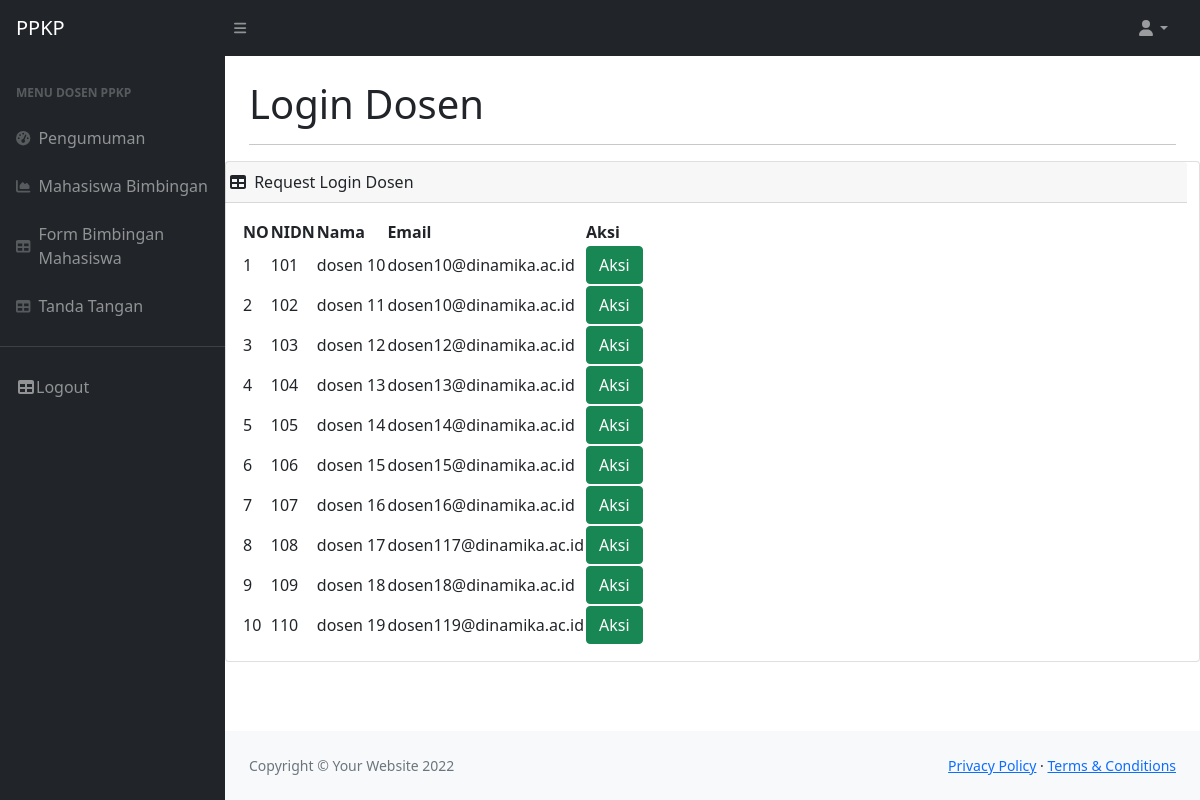
/Request-Login-Dosen.php, run on the app's committed database.
### tables this page shows
CREATE TABLE `dosen` (
  `id` bigint(20) UNSIGNED NOT NULL,
  `id_user` int(11) NOT NULL,
  `nidn` bigint(20) NOT NULL,
  `prodi` varchar(100) NOT NULL,
  `name` varchar(255) NOT NULL,
  `email` varchar(255) NOT NULL,
  `status` varchar(255) NOT NULL,
  `status_akun` varchar(50) NOT NULL
);

### Request-Login-Dosen.php (the view, shortened to what this page needs)
<!DOCTYPE html>
<html lang="en">
    <head>
        <link href="https://cdn.jsdelivr.net/npm/simple-datatables@latest/dist/style.css" rel="stylesheet" />
        <link href="css/styles.css" rel="stylesheet" />
        <link href="vendor/fontawesome-free/css/all.min.css" rel="stylesheet" type="text/css">
    </head>
    <body class="sb-nav-fixed">
    <?php
        require('_partial/navbar.php');
            require('_partial/sidebar.php');
            ?>
                <main>
                    <div class="container-fluid px-4">
                        <h1 class="mt-4">Login Dosen</h1>
                        <hr>
                    </div>
                    <div class="card mb-4">
                        <div class="row col-md-12">
                            <div class="card-header col-md-12">
                                <i class="fas fa-table me-1"></i>
                               Request Login Dosen
                            </div>
                        </div>
                            <div class="card-body">
                                <table id="datatablesSimple">
                                    <thead>
                                        <tr>
                                            <th>NO</th>
                                            <th>NIDN</th>
                                            <th>Nama</th>
                                            <th>Email</th>
                                            <th>Aksi</th>
                                        </tr>
                                    </thead>
                                    <tbody>
                                    <?php
                       $no=1;
                          $sql = 'Select * from Dosen where status_akun= "RequestLogin"';
                          $query = mysqli_query($koneksi, $sql);
                             while ($row = mysqli_fetch_array($query))
                                {
                                 ?>
                                  <tr>
                                  <td><?php echo $no++;?></td>
                                      <td><?php echo $row['nidn'];?></td>
                                      <td><?php echo $row['name'];?></td>
                                      <td><?php echo $row['email'];?></td>
                                      <td><a class="btn btn-success" data-toggle="modal" data-target="#exampleModal1<?php echo $row['id'];?>">Aksi</a></td>
                                  </tr>
                          <?php
                            }
                            ?>
                                    </tbody>
                                </table>
                            </div>
                        </div>
                </main>
                <?php
                require('_partial/footer.php')
                ?>
    </body>
</html>

### _partial/navbar.php (shortened to what this page needs)
<nav class="sb-topnav navbar navbar-expand navbar-dark bg-dark">
    <a class="navbar-brand ps-3" href="dashboard.php">PPKP</a>
    <button class="btn btn-link btn-sm order-1 order-lg-0 me-4 me-lg-0" id="sidebarToggle" href="#!"><i class="fas fa-bars"></i></button>
    <ul class="navbar-nav ms-auto ms-md-0 me-3 me-lg-4">
        <li class="nav-item dropdown">
            <a class="nav-link dropdown-toggle" id="navbarDropdown" href="#" role="button" data-bs-toggle="dropdown" aria-expanded="false"><i class="fas fa-user fa-fw"></i></a>
        </li>
    </ul>
</nav>

### _partial/sidebar.php (shortened to what this page needs)
<div id="layoutSidenav">
<div id="layoutSidenav_nav">
    <nav class="sb-sidenav accordion sb-sidenav-dark" id="sidenavAccordion">
        <div class="sb-sidenav-menu">
            <div class="nav">
            <?php
            if ($_SESSION["status"] == "Mahasiswa" ) { ?>
                <div class="sb-sidenav-menu-heading">Menu Mahasiswa PPKP</div>
                <a class="nav-link" href="Pengumuman.php">
                    <div class="sb-nav-link-icon"><i class="fas fa-tachometer-alt"></i></div>
                    Pengumuman
                </a>
                <a class="nav-link" href="Dosen.php">
                    <div class="sb-nav-link-icon"><i class="fas fa-tachometer-alt"></i></div>
                    Dosen Pembimbing
                </a>
                <a class="nav-link" href="Informasi-Panduan-PPKP.php">
                    <div class="sb-nav-link-icon"><i class="fas fa-tachometer-alt"></i></div>
                    Informasi Panduan PPKP
                </a>
                <a class="nav-link" href="Bimbingan.php">
                    <div class="sb-nav-link-icon"><i class="fas fa-tachometer-alt"></i></div>
                    Bimbingan
                </a>
                <a class="nav-link" href="Pengajuan-Data.php">
                    <div class="sb-nav-link-icon"><i class="fas fa-tachometer-alt"></i></div>
                    Pengajuan Data
                </a>
                <a class="nav-link" href="Hasil-Akhir.php">
                    <div class="sb-nav-link-icon"><i class="fas fa-tachometer-alt"></i></div>
                    Hasil Akhir
                </a>
                <a class="nav-link" href="Pengajuan-Validasi.php">
                    <div class="sb-nav-link-icon"><i class="fas fa-tachometer-alt"></i></div>
                    Pengajuan Validasi
                </a>
                <a class="nav-link" href="Pengajuan-Tanda-Tangan.php">
                    <div class="sb-nav-link-icon"><i class="fas fa-tachometer-alt"></i></div>
                    Pengajuan Tanda Tangan
                </a>
                <?php
            }else{
                ?>
                <div class="sb-sidenav-menu-heading">Menu Dosen ppkp</div>
                <a class="nav-link" href="Pengumuman.php">
                    <div class="sb-nav-link-icon"><i class="fas fa-tachometer-alt"></i></div>
                    Pengumuman
                </a>
                <a class="nav-link" href="Mahasiswa-Bimbingan.php">
                    <div class="sb-nav-link-icon"><i class="fas fa-chart-area"></i></div>
                    Mahasiswa Bimbingan
                </a>
                <a class="nav-link" href="Form-Bimbingan_mahasiswa.php">
                    <div class="sb-nav-link-icon"><i class="fas fa-table"></i></div>
                    Form Bimbingan Mahasiswa
                </a>
                <a class="nav-link" href="Form-tanda-tangan-dosen.php">
                    <div class="sb-nav-link-icon"><i class="fas fa-table"></i></div>
                    Tanda Tangan
                </a>
                <?php
            }
                ?>
                <hr class="sidebar-divider">
            <li class="nav-item">
          <a class="nav-link" href="proses/logout.php">
            <i class="fas fa-fw fa-table"></i>
            <span>Logout</span></a>
          </li>
            </div>
        </div>
    </nav>
</div>
<div id="layoutSidenav_content">

### _partial/footer.php
<footer class="py-4 bg-light mt-auto">
    <div class="container-fluid px-4">
        <div class="d-flex align-items-center justify-content-between small">
            <div class="text-muted">Copyright &copy; Your Website 2022</div>
            <div>
                <a href="#">Privacy Policy</a>
                &middot;
                <a href="#">Terms &amp; Conditions</a>
            </div>
        </div>
    </div>
</footer>
</div>
</div>

### data on the page
dosen: nidn "101", name "dosen 10", email "dosen10@dinamika.ac.id"
dosen: nidn "102", name "dosen 11", email "dosen10@dinamika.ac.id"
dosen: nidn "103", name "dosen 12", email "dosen12@dinamika.ac.id"
dosen: nidn "104", name "dosen 13", email "dosen13@dinamika.ac.id"
dosen: nidn "105", name "dosen 14", email "dosen14@dinamika.ac.id"
dosen: nidn "106", name "dosen 15", email "dosen15@dinamika.ac.id"
dosen: nidn "107", name "dosen 16", email "dosen16@dinamika.ac.id"
dosen: nidn "108", name "dosen 17", email "dosen117@dinamika.ac.id"
dosen: nidn "109", name "dosen 18", email "dosen18@dinamika.ac.id"
dosen: nidn "110", name "dosen 19", email "dosen119@dinamika.ac.id"
